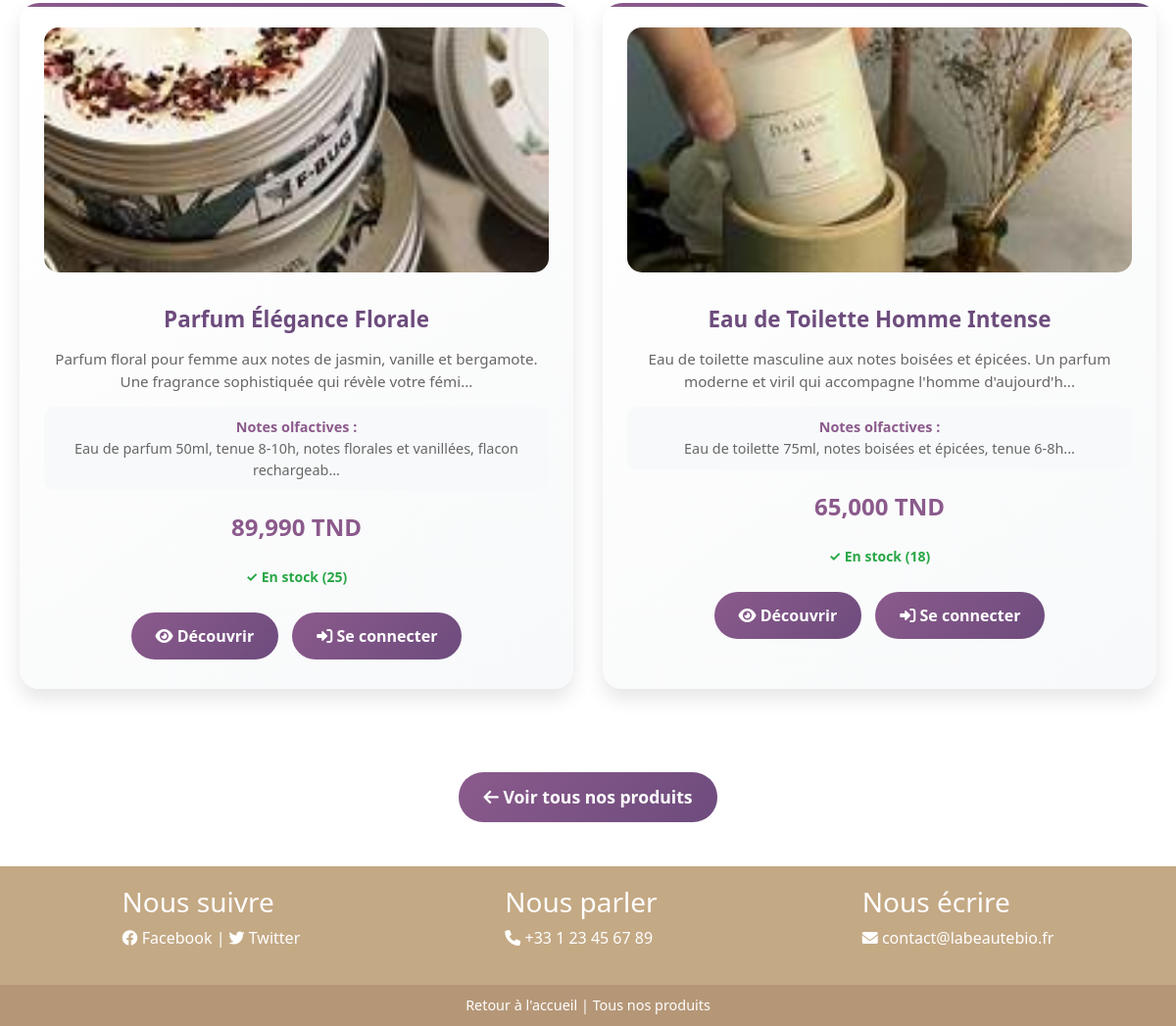
Before: /parfums.php (lower part) with the older database file.
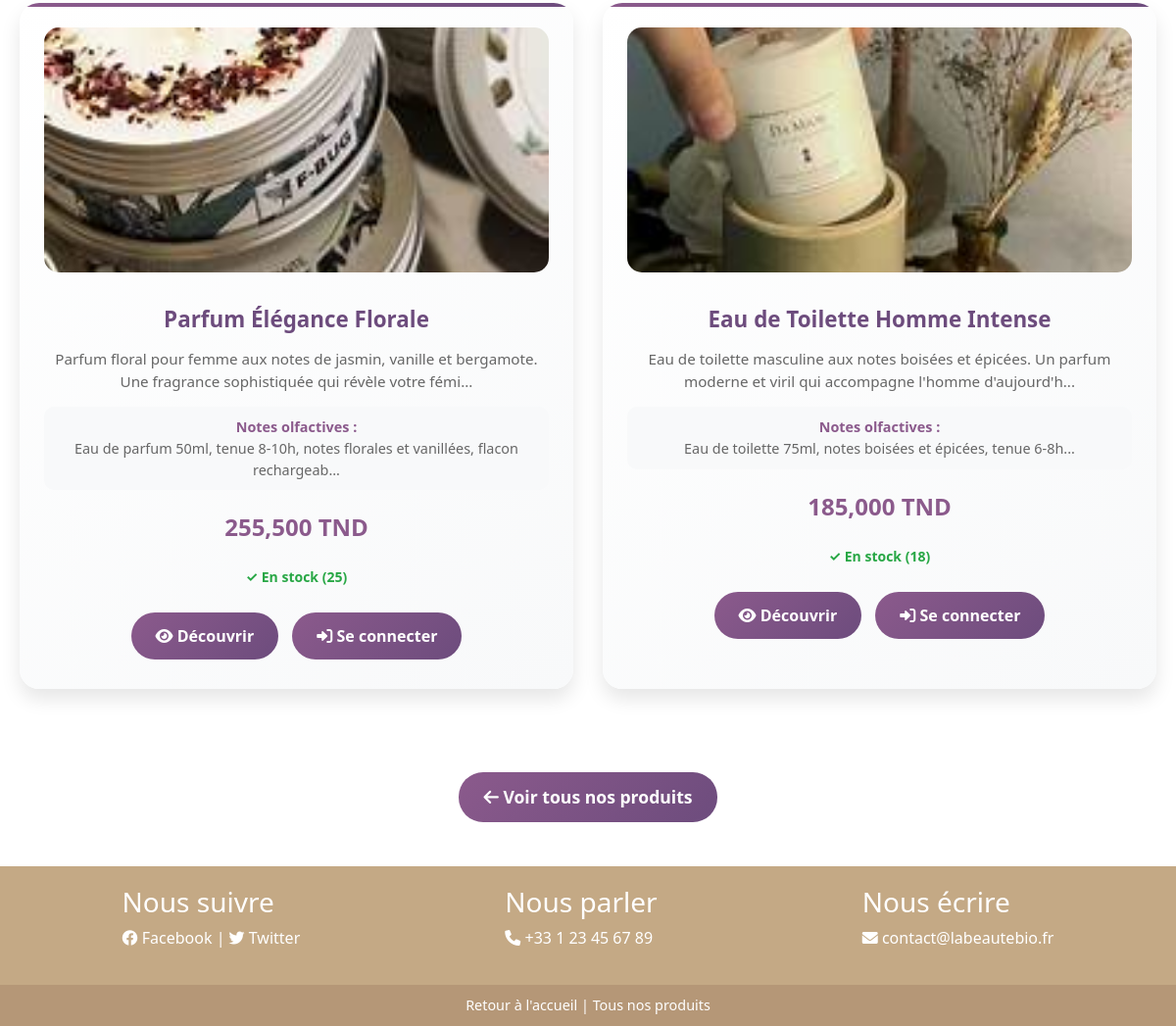
After: the same page with the newer database file.
### tables this page shows
CREATE TABLE products (
    id INT AUTO_INCREMENT PRIMARY KEY,
    name VARCHAR(200) NOT NULL,
    slug VARCHAR(200) UNIQUE NOT NULL,
    description TEXT,
    short_description VARCHAR(500),
    price DECIMAL(10,2) NOT NULL,
    sale_price DECIMAL(10,2) NULL,
    category_id INT,
    image VARCHAR(255),
    gallery TEXT,  
    stock_quantity INT DEFAULT 0,
    min_stock_level INT DEFAULT 5,
    characteristics TEXT,
    ingredients TEXT,
    usage_instructions TEXT,
    weight DECIMAL(8,2),  
    dimensions VARCHAR(50),  
    sku VARCHAR(50) UNIQUE,
    barcode VARCHAR(50),
    is_active BOOLEAN DEFAULT TRUE,
    is_featured BOOLEAN DEFAULT FALSE,
    meta_title VARCHAR(200),
    meta_description VARCHAR(500),
    created_at TIMESTAMP DEFAULT CURRENT_TIMESTAMP,
    updated_at TIMESTAMP DEFAULT CURRENT_TIMESTAMP ON UPDATE CURRENT_TIMESTAMP,

    FOREIGN KEY (category_id) REFERENCES categories(id) ON DELETE SET NULL,
    INDEX idx_slug (slug),
    INDEX idx_category (category_id),
    INDEX idx_price (price),
    INDEX idx_stock (stock_quantity),
    INDEX idx_active (is_active),
    INDEX idx_featured (is_featured),
    INDEX idx_sku (sku),
    INDEX idx_created_at (created_at)
);

### includes/functions.php (called while the page is built, shortened)
<?php
function formatPrice($price) {
    return number_format($price, 3, ',', ' ') . ' TND';
}
?>

### config/session.php (called while the page is built, shortened)
<?php
function isLoggedIn() {
    return isset($_SESSION['user_id']) && !empty($_SESSION['user_id']);
}
function isClient() {
    return isLoggedIn() && isset($_SESSION['role']) && $_SESSION['role'] === 'client';
}
?>

### parfums.php (the view, shortened to what the changed rows need)
<?php
require_once 'config/database.php';
require_once 'config/session.php';
require_once 'includes/functions.php';
$stmt = $pdo->prepare("SELECT id FROM categories WHERE name = 'Parfums' LIMIT 1");
$stmt->execute();
$parfums_category = $stmt->fetch();
$category_id = $parfums_category ? $parfums_category['id'] : 2;
$stmt = $pdo->prepare("SELECT p.*, c.name as category_name FROM products p
                      LEFT JOIN categories c ON p.category_id = c.id
                      WHERE p.category_id = ? AND p.is_active = 1
                      ORDER BY p.is_featured DESC, p.name");
$stmt->execute([$category_id]);
$parfums = $stmt->fetchAll();
?>
<!DOCTYPE html>
<html lang="fr">
<head>
    <link rel="stylesheet" href="assets/css/frontend.css">
    <link href="https://cdn.jsdelivr.net/npm/bootstrap@5.1.3/dist/css/bootstrap.min.css" rel="stylesheet">
    <link rel="stylesheet" href="https://cdnjs.cloudflare.com/ajax/libs/font-awesome/6.0.0/css/all.min.css">
</head>
<body>
<?php if (empty($parfums)): ?>
    <div style="text-align: center; padding: 60px 20px;">
        <i class="fas fa-spray-can" style="font-size: 4rem; color: #ccc; margin-bottom: 20px;"></i>
        <h3 style="color: #8b5a8c;">Aucun parfum disponible</h3>
        <p style="color: #666;">Nos parfums seront bientôt disponibles. Revenez nous voir !</p>
        <a href="products.php" class="btn-parfum" style="font-size: 1.2em; padding: 15px 30px;">
            <i class="fas fa-shopping-bag"></i> Voir tous nos produits
        </a>
    </div>
<?php else: ?>
    <section class="parfums-container">
        <?php foreach ($parfums as $parfum): ?>
        <div class="parfum">
            <?php
            $image_path = '';
            if ($parfum['image'] && file_exists('assets/images/' . $parfum['image'])) {
                $image_path = 'assets/images/' . htmlspecialchars($parfum['image']);
            } else {
                $parfum_images = ['OIP (1).jpg', 'OIP (2).jpg', 'OIP (3).jpg', 'OIP (4).jpg', 'OIP (5).jpg', 'OIP (6).jpg'];
                $image_path = 'assets/images/' . $parfum_images[($parfum['id'] - 1) % count($parfum_images)];
            }
            ?>
            <img src="<?php echo $image_path; ?>"
                 alt="<?php echo htmlspecialchars($parfum['name']); ?>"
                 onerror="this.src='assets/images/OIP (1).jpg'" />
            <h3><?php echo htmlspecialchars($parfum['name']); ?></h3>
            <p style="color: #666; font-size: 0.95em; margin: 15px 0;">
                <?php echo htmlspecialchars(substr($parfum['description'], 0, 120)) . '...'; ?>
            </p>
            <?php if ($parfum['characteristics']): ?>
                <div class="parfum-notes">
                    <strong style="color: #8b5a8c;">Notes olfactives :</strong><br>
                    <?php echo htmlspecialchars(substr($parfum['characteristics'], 0, 80)) . '...'; ?>
                </div>
            <?php endif; ?>
            <div class="price"><?php echo formatPrice($parfum['price']); ?></div>
            <?php if ($parfum['stock_quantity'] > 0): ?>
                <small style="color: #28a745; font-weight: bold;">✓ En stock (<?php echo $parfum['stock_quantity']; ?>)</small>
            <?php else: ?>
                <small style="color: #dc3545; font-weight: bold;">✗ Rupture de stock</small>
            <?php endif; ?>
            <div style="margin-top: 20px;">
                <a href="product_detail.php?id=<?php echo $parfum['id']; ?>" class="btn-parfum">
                    <i class="fas fa-eye"></i> Découvrir
                </a>
                <?php if (isClient() && $parfum['stock_quantity'] > 0): ?>
                    <button class="btn-parfum" onclick="ajouterAuPanier('<?php echo htmlspecialchars($parfum['name']); ?>', <?php echo $parfum['price']; ?>)">
                        <i class="fas fa-shopping-cart"></i> Ajouter au panier
                    </button>
                <?php elseif (!isLoggedIn()): ?>
                    <a href="client/login.php" class="btn-parfum">
                        <i class="fas fa-sign-in-alt"></i> Se connecter
                    </a>
                <?php endif; ?>
            </div>
        </div>
        <?php endforeach; ?>
    </section>
<?php endif; ?>
</body>
</html>

Changed rows visible on the page:
changed products "Parfum Élégance Florale": price "89,990 TND" → "255,500 TND"
changed products "Eau de Toilette Homme Intense": price "65,000 TND" → "185,000 TND"
